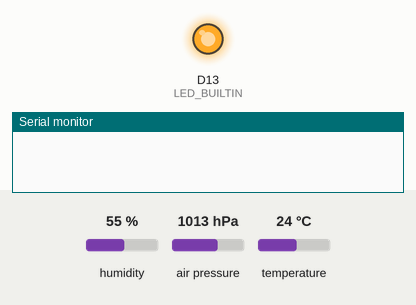
Simulated run of this sketch. Board: Arduino Nano 33 BLE. Parts: output pins drawn as LEDs (lit = HIGH), the last lines printed to the serial monitor. The test bench sets the inputs (shaded band); at power-on: humidity 55 %, air pressure 1013 hPa, temperature 24 °C. Nothing arrives over Bluetooth unless stated; a phone connects over Bluetooth LE 3 s after start.

Above: at 0.1 s.
At 5.1 s:
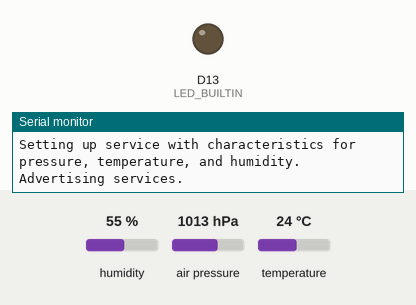
Timing chart, 0 to 9.5 s (numbered marks = the images above):
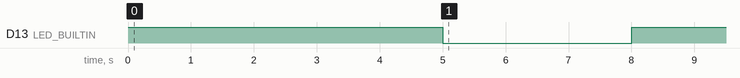

The sketch:

BluetoothWeather.ino
```cpp
// (licence header left out)
#include <ArduinoBLE.h>
#include <Arduino_HTS221.h>
#include <Arduino_LPS22HB.h>

// Declare the variables for reading barometric pressure, temperature, and humidity, respectively.
float p;
float t;
float h;

// Declare Bluetooth service name, and characteristics. All are standard GATT services.
BLEService environmentalSensingService("181A");
// https://specificationrefs.bluetooth.com/assigned-values/16-bit%20UUID%20Numbers%20Document.pdf
BLEUnsignedIntCharacteristic pressureCharacteristic("2A6D", BLERead); // 32-bit unsigned in Pascals, 1 decimal place.
// https://www.bluetooth.com/xml-viewer/?src=https://www.bluetooth.com/wp-content/uploads/Sitecore-Media-Library/Gatt/Xml/Characteristics/org.bluetooth.characteristic.pressure.xml
BLEShortCharacteristic temperatureCharacteristic("2A6E", BLERead); // 16-bit signed, 2 decimal places.
// https://www.bluetooth.com/xml-viewer/?src=https://www.bluetooth.com/wp-content/uploads/Sitecore-Media-Library/Gatt/Xml/Characteristics/org.bluetooth.characteristic.temperature.xml
BLEUnsignedIntCharacteristic humidityCharacteristic("2A6F", BLERead); // 16-bit unsigned, 2 decimal places.
// https://www.bluetooth.com/xml-viewer/?src=https://www.bluetooth.com/wp-content/uploads/Sitecore-Media-Library/Gatt/Xml/Characteristics/org.bluetooth.characteristic.humidity.xml

// Error pulse of death. Loops forever. Only used if there are problems.
void error_pulse() {
  while (1) {
    for (int i=0; i<3; i++) {
      digitalWrite(LED_BUILTIN, HIGH);
      delay(166);
      digitalWrite(LED_BUILTIN, LOW);
      delay(167);
    }
    delay(1001);
  }
}

void setup() {
  // Illuminate LED for 5sec to indicate startup.
  pinMode(LED_BUILTIN, OUTPUT);
  digitalWrite(LED_BUILTIN, HIGH);
  delay(5000);

  // Initialize serial for debug output.
  Serial.begin(9600);

  // Initialize atmospheric sensors.
  Serial.println("Initializing humidity and temperature sensor.");
  if (!HTS.begin()) {
    Serial.println("Failed.");
    error_pulse();
  }
  Serial.println("Initializing barometric pressure sensor.");
  if (!BARO.begin()) {
    Serial.println("Failed.");
    error_pulse();
  }

  // Initialize Bluetooth communication.
  Serial.println("Initializing Bluetooth communication.");
  if (!BLE.begin()) {
    Serial.println("Failed.");
    error_pulse();
  }

  // Set up Bluetooth Environmental Sensing service.
  Serial.println("Setting up service with characteristics for pressure, temperature, and humidity.");
  BLE.setLocalName("Nano33BLE");
  BLE.setAdvertisedService(environmentalSensingService);

  // Add characteristics for barometric pressure, temperature, and humidity.
  environmentalSensingService.addCharacteristic(pressureCharacteristic);
  environmentalSensingService.addCharacteristic(temperatureCharacteristic);
  environmentalSensingService.addCharacteristic(humidityCharacteristic);

  // Make the service available.
  BLE.addService(environmentalSensingService);
  BLE.setConnectable(true);
  Serial.println("Advertising services.");
  BLE.advertise();

  // Turn off LED to indicate startup is complete.
  digitalWrite(LED_BUILTIN, LOW);
}

void loop() {

  // Wait for a connection from a central.
  BLEDevice central = BLE.central();

  // When a connection is made, activate LED and write address to serial for debug.
  if (central) {
    digitalWrite(LED_BUILTIN, HIGH);
    Serial.print("Incoming connection from: ");
    Serial.println(central.address());

    while (central.connected()) {
      // Get readings from sensors and update the charcteristic values.
      p = BARO.readPressure(KILOPASCAL);
      t = HTS.readTemperature(CELSIUS) - 4; // Subtract 4 deg C to compensate for heat generated by Nano 33 board.
      h = HTS.readHumidity();

      // Write values to serial port for debug.
      Serial.print("Pressure: ");
      Serial.print(p);
      Serial.println("kPa");
      Serial.print("Temperature: ");
      Serial.print(t);
      Serial.println("°C");
      Serial.print("Humidity: ");
      Serial.print(h);
      Serial.println("%");

      // Update Bluetooth characteristics with new values.
      pressureCharacteristic.writeValue((uint32_t) round(p * 10000)); // Convert kPa to Pa and shift for one decimal place.
      temperatureCharacteristic.writeValue((int16_t) round(t * 100)); // Shift for two decimal places.
      humidityCharacteristic.writeValue((uint16_t) round(h * 100)); // Shift for two decimal places.

      // Delay between updates. (Don't make too long of connections start to timeout.)
      delay(1000);
    }

    // Turn off LED when connection is dropped.
    digitalWrite(LED_BUILTIN, LOW);
    Serial.println("Connection terminated.");
  }
}
```

Measured:
- by itself, D13 (LED_BUILTIN): HIGH → LOW at 5.0 s, → HIGH 3.0 s later
